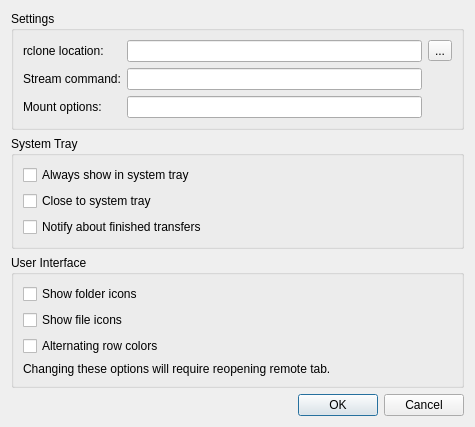
<?xml version="1.0" encoding="UTF-8"?>
<ui version="4.0">
 <class>PreferencesDialog</class>
 <widget class="QDialog" name="PreferencesDialog">
  <property name="geometry">
   <rect>
    <x>0</x>
    <y>0</y>
    <width>475</width>
    <height>381</height>
   </rect>
  </property>
  <property name="windowTitle">
   <string>Preferences</string>
  </property>
  <layout class="QVBoxLayout" name="verticalLayout">
   <item>
    <widget class="QGroupBox" name="groupBox_2">
     <property name="title">
      <string>Settings</string>
     </property>
     <layout class="QGridLayout" name="gridLayout_3">
      <item row="0" column="0">
       <widget class="QLabel" name="label_1">
        <property name="text">
         <string>rclone location:</string>
        </property>
        <property name="buddy">
         <cstring>rclone</cstring>
        </property>
       </widget>
      </item>
      <item row="0" column="2">
       <widget class="QToolButton" name="rcloneBrowse">
        <property name="text">
         <string>...</string>
        </property>
       </widget>
      </item>
      <item row="1" column="1">
       <widget class="QLineEdit" name="stream"/>
      </item>
      <item row="0" column="1">
       <widget class="QLineEdit" name="rclone"/>
      </item>
      <item row="4" column="0">
       <widget class="QLabel" name="mountLabel">
        <property name="text">
         <string>Mount options:</string>
        </property>
        <property name="buddy">
         <cstring>mount</cstring>
        </property>
       </widget>
      </item>
      <item row="4" column="1">
       <widget class="QLineEdit" name="mount"/>
      </item>
      <item row="1" column="0">
       <widget class="QLabel" name="label_2">
        <property name="text">
         <string>Stream command:</string>
        </property>
        <property name="buddy">
         <cstring>stream</cstring>
        </property>
       </widget>
      </item>
     </layout>
    </widget>
   </item>
   <item>
    <widget class="QGroupBox" name="groupBox_3">
     <property name="sizePolicy">
      <sizepolicy hsizetype="Preferred" vsizetype="Fixed">
       <horstretch>0</horstretch>
       <verstretch>0</verstretch>
      </sizepolicy>
     </property>
     <property name="title">
      <string>System Tray</string>
     </property>
     <layout class="QVBoxLayout" name="verticalLayout_2">
      <item>
       <widget class="QCheckBox" name="alwaysShowInTray">
        <property name="text">
         <string>Always show in system tray</string>
        </property>
       </widget>
      </item>
      <item>
       <widget class="QCheckBox" name="closeToTray">
        <property name="text">
         <string>Close to system tray</string>
        </property>
       </widget>
      </item>
      <item>
       <widget class="QCheckBox" name="notifyFinishedTransfers">
        <property name="text">
         <string>Notify about finished transfers</string>
        </property>
       </widget>
      </item>
     </layout>
    </widget>
   </item>
   <item>
    <widget class="QGroupBox" name="groupBox">
     <property name="title">
      <string>User Interface</string>
     </property>
     <layout class="QGridLayout" name="gridLayout">
      <item row="3" column="0" colspan="3">
       <widget class="QLabel" name="info">
        <property name="text">
         <string>Changing these options will require reopening remote tab.</string>
        </property>
       </widget>
      </item>
      <item row="0" column="0" colspan="2">
       <widget class="QCheckBox" name="showFolderIcons">
        <property name="sizePolicy">
         <sizepolicy hsizetype="Fixed" vsizetype="Fixed">
          <horstretch>0</horstretch>
          <verstretch>0</verstretch>
         </sizepolicy>
        </property>
        <property name="text">
         <string>Show folder icons</string>
        </property>
       </widget>
      </item>
      <item row="2" column="0" colspan="2">
       <widget class="QCheckBox" name="rowColors">
        <property name="text">
         <string>Alternating row colors</string>
        </property>
       </widget>
      </item>
      <item row="1" column="0" colspan="2">
       <widget class="QCheckBox" name="showFileIcons">
        <property name="sizePolicy">
         <sizepolicy hsizetype="Fixed" vsizetype="Fixed">
          <horstretch>0</horstretch>
          <verstretch>0</verstretch>
         </sizepolicy>
        </property>
        <property name="text">
         <string>Show file icons</string>
        </property>
       </widget>
      </item>
     </layout>
    </widget>
   </item>
   <item>
    <spacer name="verticalSpacer">
     <property name="orientation">
      <enum>Qt::Vertical</enum>
     </property>
     <property name="sizeHint" stdset="0">
      <size>
       <width>0</width>
       <height>0</height>
      </size>
     </property>
    </spacer>
   </item>
   <item>
    <widget class="QDialogButtonBox" name="buttonBox">
     <property name="orientation">
      <enum>Qt::Horizontal</enum>
     </property>
     <property name="standardButtons">
      <set>QDialogButtonBox::Cancel|QDialogButtonBox::Ok</set>
     </property>
    </widget>
   </item>
  </layout>
 </widget>
 <tabstops>
  <tabstop>rclone</tabstop>
  <tabstop>rcloneBrowse</tabstop>
  <tabstop>stream</tabstop>
  <tabstop>mount</tabstop>
  <tabstop>alwaysShowInTray</tabstop>
  <tabstop>closeToTray</tabstop>
  <tabstop>notifyFinishedTransfers</tabstop>
  <tabstop>showFolderIcons</tabstop>
  <tabstop>showFileIcons</tabstop>
  <tabstop>rowColors</tabstop>
 </tabstops>
 <resources/>
 <connections>
  <connection>
   <sender>buttonBox</sender>
   <signal>accepted()</signal>
   <receiver>PreferencesDialog</receiver>
   <slot>accept()</slot>
   <hints>
    <hint type="sourcelabel">
     <x>256</x>
     <y>319</y>
    </hint>
    <hint type="destinationlabel">
     <x>157</x>
     <y>274</y>
    </hint>
   </hints>
  </connection>
  <connection>
   <sender>buttonBox</sender>
   <signal>rejected()</signal>
   <receiver>PreferencesDialog</receiver>
   <slot>reject()</slot>
   <hints>
    <hint type="sourcelabel">
     <x>324</x>
     <y>319</y>
    </hint>
    <hint type="destinationlabel">
     <x>286</x>
     <y>274</y>
    </hint>
   </hints>
  </connection>
 </connections>
</ui>
